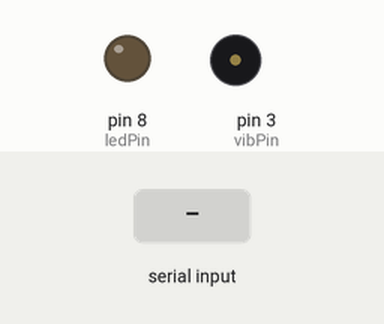
Recording of a sketch running on a simulated Arduino Uno, built with avr-gcc and run on an emulated ATmega328P. On the bench: output pins drawn as LEDs (lit = HIGH), buzzer (waves = sounding). The test bench sets the inputs (shaded band).

Above: at 1.2 s.
1.3 s: "LON\n" received over Serial
At 2.5 s:
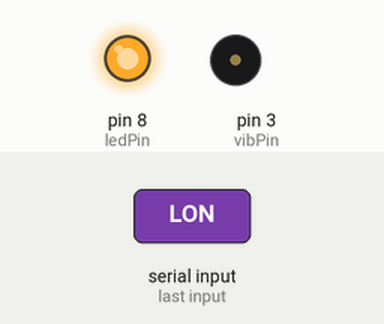
2.8 s: "BUZ\n" received over Serial
At 3.8 s:
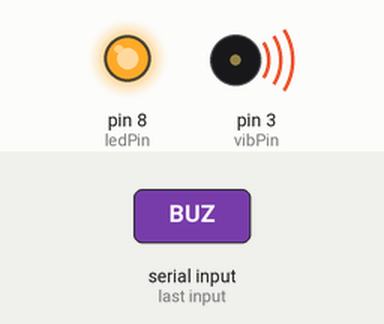
4.3 s: "LOF\n" received over Serial
At 4.9 s:
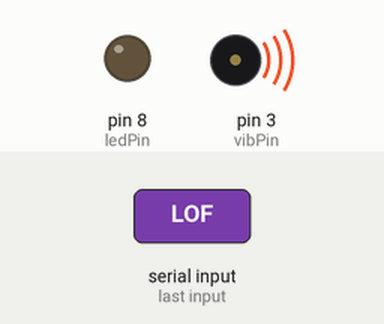
Timing chart, 0 to 7.3 s (numbered marks = the images above; inputs shaded):
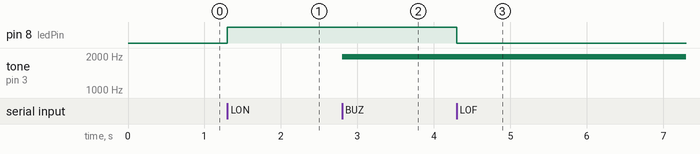

The sketch:

IR.ino
```cpp
#include <IRremote.h>

const int irPin = 7,
          ledPin = 8,
          vibPin = 3,
          toneHz = 1970;


// UP, DOWN, LEFT, RIGHT, UNDO
unsigned long int dir[5] = {0xFF18E7, 0xFF4AB5, 0xFF10EF, 0xFF5AA5, 0xFF38C7};

IRrecv ir(irPin);
decode_results irRes;

void processInstruction(String ins){
  String code = ins.substring(0, 3);
  if(code == "LON"){
    digitalWrite(ledPin, HIGH);
  }else if(code == "LOF"){
    digitalWrite(ledPin, LOW);
  }else if(code == "BUZ"){
//    buzzing = true;
//    buzzFor = ins.substring(3).toInt();
//    buzzStart = millis();
      tone(vibPin, toneHz, ins.substring(3).toInt());
  }
}

int getDir(long int c){
  if(c == 0xFFFFFFFF){
    return 5;
  }
  for(int i = 0; i < 5; i++){
    if(dir[i] == c){
      return i;
    }
  }
  return -1;
}

void setup() {

  pinMode(ledPin, OUTPUT);
  pinMode(vibPin, OUTPUT);
  pinMode(irPin, INPUT);

  ir.enableIRIn();

  Serial.begin(2000000);
}

void loop() {
  if(Serial.available()){
    String ins;
    ins = Serial.readStringUntil('\n');
    processInstruction(ins);
  }
  if (ir.decode(&irRes)) {
    Serial.println(getDir(irRes.value));
    delay(50);
    ir.resume();
  }
}
```

Measured:
- after the input at 1.3 s, pin 8 (ledPin): LOW → HIGH at once
- after the input at 2.8 s, tone on pin 3 (vibPin): silent → 1970 Hz at once
- after the input at 4.3 s, pin 8 (ledPin): HIGH → LOW at once
